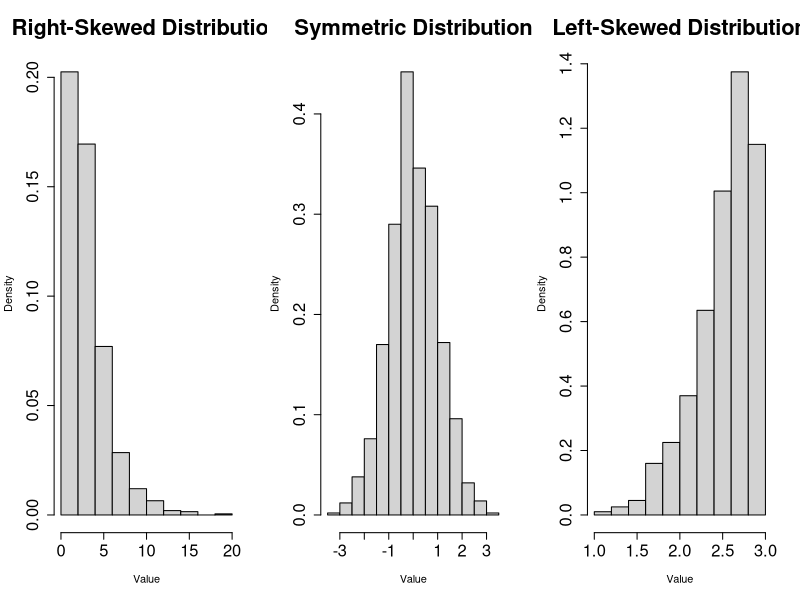

R code for this plot:
# Set seed for reproducibility
set.seed(123)

# ---------------------------
# Generate Skewed Data
# ---------------------------

# Right-Skewed Data using Gamma Distribution
right_skewed <- rgamma(1000, shape = 1.6, scale = 2)

# Left-Skewed Data using Beta Distribution
left_skewed <- 3*rbeta(1000, shape1 = 8, shape2 = 1.5)

# Symmetric Data using Normal Distribution
symmetric <- rnorm(1000, mean = 0, sd = 1)

# ---------------------------
# Plot Histograms
# ---------------------------

png("./img/skewed.png", width = 1000, height = 300)
par(cex=3, cex.axis=1.5, cex.main = 2)
# Set up plotting area: 1 row, 2 columns
par(mfrow = c(1, 3))

# Histogram for Right-Skewed Distribution
hist(right_skewed,
     main = "Right-Skewed Distribution",
     xlab = "Value",
     probability = TRUE)

# Histogram for Symmetric Distribution
hist(symmetric,
     main = "Symmetric Distribution",
     xlab = "Value",
     probability = TRUE)

# Histogram for Left-Skewed Distribution
hist(left_skewed,
     main = "Left-Skewed Distribution",
     xlab = "Value",
     probability = TRUE)
dev.off()
